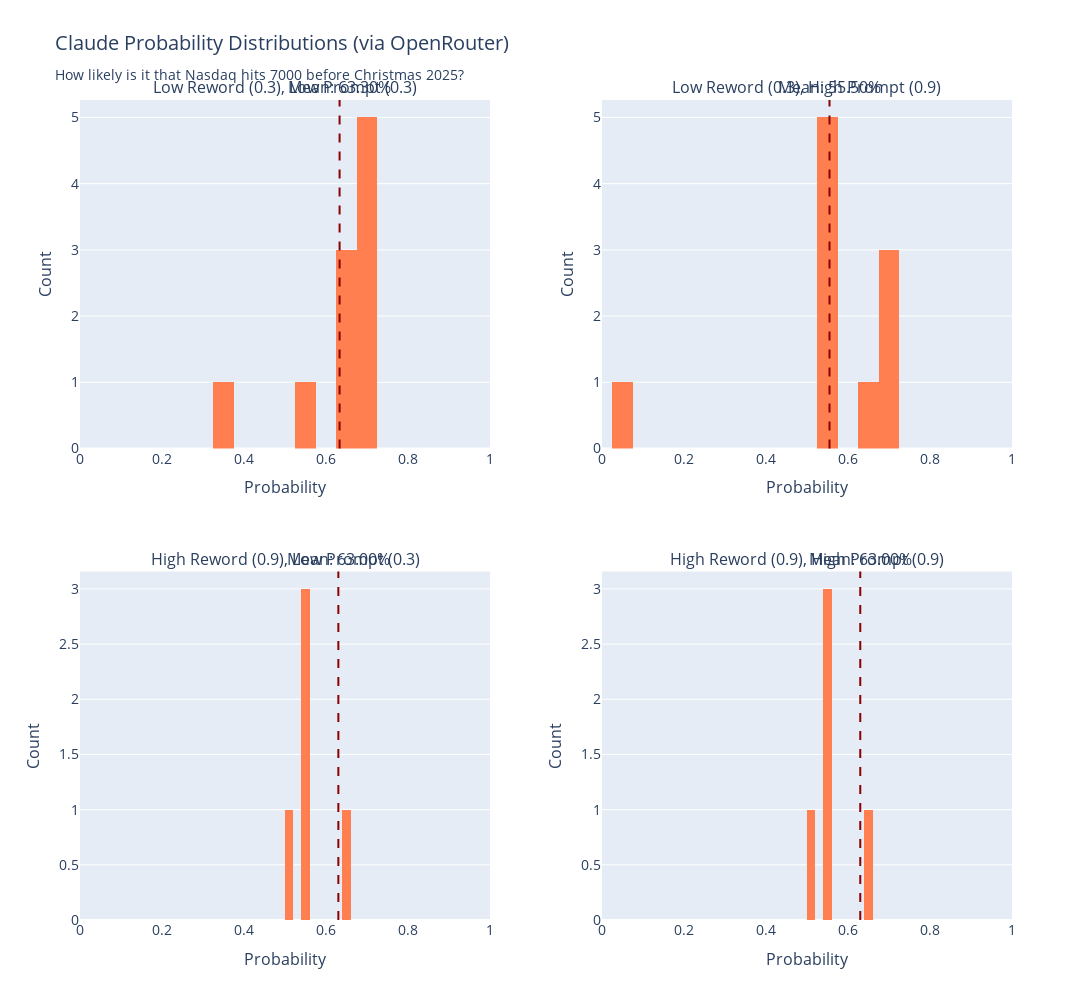

Notebook code cell kept with this figure:
### Markdown cell above
## Visualize Claude Results

Create histograms showing the distribution of probabilities for each temperature configuration:

### Code cell
if openrouter_available and claude_results:
    # Create subplots: 2x2 grid with larger size and better spacing
    fig = make_subplots(
        rows=2, cols=2,
        subplot_titles=(
            f'Low Reword ({LOW_TEMP}), Low Prompt ({LOW_TEMP})',
            f'Low Reword ({LOW_TEMP}), High Prompt ({HIGH_TEMP})',
            f'High Reword ({HIGH_TEMP}), Low Prompt ({LOW_TEMP})',
            f'High Reword ({HIGH_TEMP}), High Prompt ({HIGH_TEMP})'
        ),
        vertical_spacing=0.15,
        horizontal_spacing=0.12
    )
    
    configs = [
        ('low_low', 1, 1),
        ('low_high', 1, 2),
        ('high_low', 2, 1),
        ('high_high', 2, 2)
    ]
    
    for config_name, row, col in configs:
        probs = claude_results[config_name]['probabilities']
        
        fig.add_trace(
            go.Histogram(
                x=probs,
                nbinsx=15,
                name=config_name,
                marker_color='coral',
                showlegend=False,
                hovertemplate='Probability: %{x:.2%}<br>Count: %{y}<extra></extra>'
            ),
            row=row, col=col
        )
        
        # Add mean line
        mean_val = np.mean(probs)
        fig.add_vline(
            x=mean_val,
            line_dash="dash",
            line_color="darkred",
            annotation_text=f"Mean: {mean_val:.2%}",
            annotation_position="top",
            annotation_font_size=14,
            row=row, col=col
        )
    
    # Update axes with larger fonts
    fig.update_xaxes(title_text="Probability", range=[0, 1], title_font_size=16, tickfont_size=14)
    fig.update_yaxes(title_text="Count", title_font_size=16, tickfont_size=14)
    
    # Update layout with larger figure and fonts
    fig.update_layout(
        title_text=f"Claude Probability Distributions (via OpenRouter)<br><sub>{USER_PROMPT}</sub>",
        title_font_size=20,
        height=1000,  # Increased from 700
        width=1400,   # Added width
        showlegend=False,
        font=dict(size=14)
    )
    
    # Update subplot titles font size
    for annotation in fig['layout']['annotations']:
        annotation['font'] = dict(size=16)
    
    fig.show()
else:
    print("No Claude data to visualize.")

### Figure 1 — Plotly figure (JSON) as saved in the notebook; plotly's stock layout.template omitted (floating-point values rounded to 4 significant figures)
{"data": [{"hovertemplate": "Probability: %{x:.2%}<br>Count: %{y}<extra></extra>", "marker": {"color": "coral"}, "name": "low_low", "nbinsx": 15, "showlegend": false, "type": "histogram", "x": [0.7, 0.35, 0.7, 0.7, 0.7, 0.65, 0.7, 0.63, 0.65, 0.55], "xaxis": "x", "yaxis": "y"}, {"hovertemplate": "Probability: %{x:.2%}<br>Count: %{y}<extra></extra>", "marker": {"color": "coral"}, "name": "low_high", "nbinsx": 15, "showlegend": false, "type": "histogram", "x": [0.55, 0.7, 0.05, 0.7, 0.7, 0.55, 0.65, 0.55, 0.55, 0.55], "xaxis": "x2", "yaxis": "y2"}, {"hovertemplate": "Probability: %{x:.2%}<br>Count: %{y}<extra></extra>", "marker": {"color": "coral"}, "name": "high_low", "nbinsx": 15, "showlegend": false, "type": "histogram", "x": [0.65, 0.5, 0.7, 0.7, 0.7, 0.7, 0.55, 0.55, 0.7, 0.55], "xaxis": "x3", "yaxis": "y3"}, {"hovertemplate": "Probability: %{x:.2%}<br>Count: %{y}<extra></extra>", "marker": {"color": "coral"}, "name": "high_high", "nbinsx": 15, "showlegend": false, "type": "histogram", "x": [0.65, 0.7, 0.55, 0.55, 0.7, 0.7, 0.7, 0.5, 0.55, 0.7], "xaxis": "x4", "yaxis": "y4"}], "layout": {"annotations": [{"font": {"size": 16}, "showarrow": false, "text": "Low Reword (0.3), Low Prompt (0.3)", "x": 0.22, "xanchor": "center", "xref": "paper", "y": 1, "yanchor": "bottom", "yref": "paper"}, {"font": {"size": 16}, "showarrow": false, "text": "Low Reword (0.3), High Prompt (0.9)", "x": 0.78, "xanchor": "center", "xref": "paper", "y": 1, "yanchor": "bottom", "yref": "paper"}, {"font": {"size": 16}, "showarrow": false, "text": "High Reword (0.9), Low Prompt (0.3)", "x": 0.22, "xanchor": "center", "xref": "paper", "y": 0.425, "yanchor": "bottom", "yref": "paper"}, {"font": {"size": 16}, "showarrow": false, "text": "High Reword (0.9), High Prompt (0.9)", "x": 0.78, "xanchor": "center", "xref": "paper", "y": 0.425, "yanchor": "bottom", "yref": "paper"}, {"font": {"size": 16}, "showarrow": false, "text": "Mean: 63.30%", "x": 0.633, "xanchor": "center", "xref": "x", "y": 1, "yanchor": "bottom", "yref": "y domain"}, {"font": {"size": 16}, "showarrow": false, "text": "Mean: 55.50%", "x": 0.555, "xanchor": "center", "xref": "x2", "y": 1, "yanchor": "bottom", "yref": "y2 domain"}, {"font": {"size": 16}, "showarrow": false, "text": "Mean: 63.00%", "x": 0.63, "xanchor": "center", "xref": "x3", "y": 1, "yanchor": "bottom", "yref": "y3 domain"}, {"font": {"size": 16}, "showarrow": false, "text": "Mean: 63.00%", "x": 0.63, "xanchor": "center", "xref": "x4", "y": 1, "yanchor": "bottom", "yref": "y4 domain"}], "font": {"size": 14}, "height": 1000, "shapes": [{"line": {"color": "darkred", "dash": "dash"}, "type": "line", "x0": 0.633, "x1": 0.633, "xref": "x", "y0": 0, "y1": 1, "yref": "y domain"}, {"line": {"color": "darkred", "dash": "dash"}, "type": "line", "x0": 0.555, "x1": 0.555, "xref": "x2", "y0": 0, "y1": 1, "yref": "y2 domain"}, {"line": {"color": "darkred", "dash": "dash"}, "type": "line", "x0": 0.63, "x1": 0.63, "xref": "x3", "y0": 0, "y1": 1, "yref": "y3 domain"}, {"line": {"color": "darkred", "dash": "dash"}, "type": "line", "x0": 0.63, "x1": 0.63, "xref": "x4", "y0": 0, "y1": 1, "yref": "y4 domain"}], "showlegend": false, "title": {"font": {"size": 20}, "text": "Claude Probability Distributions (via OpenRouter)<br><sub>How likely is it that Nasdaq hits 7000 before Christmas 2025?</sub>"}, "width": 1400, "xaxis": {"anchor": "y", "domain": [0, 0.44], "range": [0, 1], "tickfont": {"size": 14}, "title": {"font": {"size": 16}, "text": "Probability"}}, "xaxis2": {"anchor": "y2", "domain": [0.56, 1], "range": [0, 1], "tickfont": {"size": 14}, "title": {"font": {"size": 16}, "text": "Probability"}}, "xaxis3": {"anchor": "y3", "domain": [0, 0.44], "range": [0, 1], "tickfont": {"size": 14}, "title": {"font": {"size": 16}, "text": "Probability"}}, "xaxis4": {"anchor": "y4", "domain": [0.56, 1], "range": [0, 1], "tickfont": {"size": 14}, "title": {"font": {"size": 16}, "text": "Probability"}}, "yaxis": {"anchor": "x", "domain": [0.575, 1], "tickfont": {"size": 14}, "title": {"font": {"size": 16}, "text": "Count"}}, "yaxis2": {"anchor": "x2", "domain": [0.575, 1], "tickfont": {"size": 14}, "title": {"font": {"size": 16}, "text": "Count"}}, "yaxis3": {"anchor": "x3", "domain": [0, 0.425], "tickfont": {"size": 14}, "title": {"font": {"size": 16}, "text": "Count"}}, "yaxis4": {"anchor": "x4", "domain": [0, 0.425], "tickfont": {"size": 14}, "title": {"font": {"size": 16}, "text": "Count"}}}}
